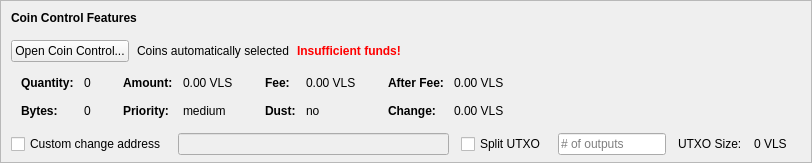
    <widget class="QFrame" name="frameCoinControl">
     <property name="sizePolicy">
      <sizepolicy hsizetype="Expanding" vsizetype="Expanding">
       <horstretch>0</horstretch>
       <verstretch>0</verstretch>
      </sizepolicy>
     </property>
     <property name="maximumSize">
      <size>
       <width>16777215</width>
       <height>16777215</height>
      </size>
     </property>
     <property name="frameShape">
      <enum>QFrame::StyledPanel</enum>
     </property>
     <property name="frameShadow">
      <enum>QFrame::Sunken</enum>
     </property>
     <layout class="QVBoxLayout" name="verticalLayoutCoinControl2">
      <property name="spacing">
       <number>0</number>
      </property>
      <property name="leftMargin">
       <number>0</number>
      </property>
      <property name="topMargin">
       <number>0</number>
      </property>
      <property name="rightMargin">
       <number>0</number>
      </property>
      <property name="bottomMargin">
       <number>6</number>
      </property>
      <item>
       <layout class="QVBoxLayout" name="verticalLayoutCoinControl" stretch="0,0,0,0,1">
        <property name="spacing">
         <number>0</number>
        </property>
        <property name="leftMargin">
         <number>10</number>
        </property>
        <property name="topMargin">
         <number>10</number>
        </property>
        <item>
         <layout class="QHBoxLayout" name="horizontalLayoutCoinControl1">
          <property name="bottomMargin">
           <number>15</number>
          </property>
          <item>
           <widget class="QLabel" name="labelCoinControlFeatures">
            <property name="sizePolicy">
             <sizepolicy hsizetype="Preferred" vsizetype="Maximum">
              <horstretch>0</horstretch>
              <verstretch>0</verstretch>
             </sizepolicy>
            </property>
            <property name="font">
             <font>
              <weight>75</weight>
              <bold>true</bold>
             </font>
            </property>
            <property name="styleSheet">
             <string notr="true">font-weight:bold;</string>
            </property>
            <property name="text">
             <string>Coin Control Features</string>
            </property>
           </widget>
          </item>
         </layout>
        </item>
        <item>
         <layout class="QHBoxLayout" name="horizontalLayoutCoinControl2" stretch="0,0,0,0">
          <property name="spacing">
           <number>8</number>
          </property>
          <property name="bottomMargin">
           <number>10</number>
          </property>
          <item>
           <widget class="QPushButton" name="pushButtonCoinControl">
            <property name="styleSheet">
             <string notr="true"/>
            </property>
            <property name="text">
             <string>Open Coin Control...</string>
            </property>
            <property name="autoDefault">
             <bool>false</bool>
            </property>
           </widget>
          </item>
          <item>
           <widget class="QLabel" name="labelCoinControlAutomaticallySelected">
            <property name="text">
             <string>Coins automatically selected</string>
            </property>
            <property name="margin">
             <number>5</number>
            </property>
           </widget>
          </item>
          <item>
           <widget class="QLabel" name="labelCoinControlInsuffFunds">
            <property name="font">
             <font>
              <weight>75</weight>
              <bold>true</bold>
             </font>
            </property>
            <property name="styleSheet">
             <string notr="true">color:red;font-weight:bold;</string>
            </property>
            <property name="text">
             <string>Insufficient funds!</string>
            </property>
            <property name="margin">
             <number>5</number>
            </property>
           </widget>
          </item>
          <item>
           <spacer name="horizontalSpacerCoinControl">
            <property name="orientation">
             <enum>Qt::Horizontal</enum>
            </property>
            <property name="sizeHint" stdset="0">
             <size>
              <width>40</width>
              <height>1</height>
             </size>
            </property>
           </spacer>
          </item>
         </layout>
        </item>
        <item>
         <widget class="QWidget" name="widgetCoinControl" native="true">
          <property name="sizePolicy">
           <sizepolicy hsizetype="Preferred" vsizetype="Preferred">
            <horstretch>0</horstretch>
            <verstretch>0</verstretch>
           </sizepolicy>
          </property>
          <property name="minimumSize">
           <size>
            <width>0</width>
            <height>0</height>
           </size>
          </property>
          <property name="styleSheet">
           <string notr="true"/>
          </property>
          <layout class="QHBoxLayout" name="horizontalLayoutCoinControl5">
           <property name="leftMargin">
            <number>0</number>
           </property>
           <property name="topMargin">
            <number>0</number>
           </property>
           <property name="rightMargin">
            <number>0</number>
           </property>
           <property name="bottomMargin">
            <number>0</number>
           </property>
           <item>
            <layout class="QHBoxLayout" name="horizontalLayoutCoinControl3" stretch="0,0,0,1">
             <property name="spacing">
              <number>20</number>
             </property>
             <property name="topMargin">
              <number>0</number>
             </property>
             <property name="bottomMargin">
              <number>10</number>
             </property>
             <item>
              <layout class="QFormLayout" name="formLayoutCoinControl1">
               <property name="horizontalSpacing">
                <number>10</number>
               </property>
               <property name="verticalSpacing">
                <number>14</number>
               </property>
               <property name="leftMargin">
                <number>10</number>
               </property>
               <property name="topMargin">
                <number>4</number>
               </property>
               <property name="rightMargin">
                <number>6</number>
               </property>
               <item row="0" column="0">
                <widget class="QLabel" name="labelCoinControlQuantityText">
                 <property name="font">
                  <font>
                   <weight>75</weight>
                   <bold>true</bold>
                  </font>
                 </property>
                 <property name="text">
                  <string>Quantity:</string>
                 </property>
                 <property name="margin">
                  <number>0</number>
                 </property>
                </widget>
               </item>
               <item row="0" column="1">
                <widget class="QLabel" name="labelCoinControlQuantity">
                 <property name="cursor">
                  <cursorShape>IBeamCursor</cursorShape>
                 </property>
                 <property name="contextMenuPolicy">
                  <enum>Qt::ActionsContextMenu</enum>
                 </property>
                 <property name="text">
                  <string notr="true">0</string>
                 </property>
                 <property name="margin">
                  <number>0</number>
                 </property>
                 <property name="textInteractionFlags">
                  <set>Qt::LinksAccessibleByMouse|Qt::TextSelectableByKeyboard|Qt::TextSelectableByMouse</set>
                 </property>
                </widget>
               </item>
               <item row="1" column="0">
                <widget class="QLabel" name="labelCoinControlBytesText">
                 <property name="font">
                  <font>
                   <weight>75</weight>
                   <bold>true</bold>
                  </font>
                 </property>
                 <property name="text">
                  <string>Bytes:</string>
                 </property>
                </widget>
               </item>
               <item row="1" column="1">
                <widget class="QLabel" name="labelCoinControlBytes">
                 <property name="cursor">
                  <cursorShape>IBeamCursor</cursorShape>
                 </property>
                 <property name="contextMenuPolicy">
                  <enum>Qt::ActionsContextMenu</enum>
                 </property>
                 <property name="text">
                  <string notr="true">0</string>
                 </property>
                 <property name="textInteractionFlags">
                  <set>Qt::LinksAccessibleByMouse|Qt::TextSelectableByKeyboard|Qt::TextSelectableByMouse</set>
                 </property>
                </widget>
               </item>
              </layout>
             </item>
             <item>
              <layout class="QFormLayout" name="formLayoutCoinControl2">
               <property name="horizontalSpacing">
                <number>10</number>
               </property>
               <property name="verticalSpacing">
                <number>14</number>
               </property>
               <property name="leftMargin">
                <number>6</number>
               </property>
               <property name="topMargin">
                <number>4</number>
               </property>
               <property name="rightMargin">
                <number>6</number>
               </property>
               <item row="0" column="0">
                <widget class="QLabel" name="labelCoinControlAmountText">
                 <property name="font">
                  <font>
                   <weight>75</weight>
                   <bold>true</bold>
                  </font>
                 </property>
                 <property name="text">
                  <string>Amount:</string>
                 </property>
                 <property name="margin">
                  <number>0</number>
                 </property>
                </widget>
               </item>
               <item row="0" column="1">
                <widget class="QLabel" name="labelCoinControlAmount">
                 <property name="cursor">
                  <cursorShape>IBeamCursor</cursorShape>
                 </property>
                 <property name="contextMenuPolicy">
                  <enum>Qt::ActionsContextMenu</enum>
                 </property>
                 <property name="text">
                  <string notr="true">0.00 VLS</string>
                 </property>
                 <property name="textInteractionFlags">
                  <set>Qt::LinksAccessibleByMouse|Qt::TextSelectableByKeyboard|Qt::TextSelectableByMouse</set>
                 </property>
                </widget>
               </item>
               <item row="1" column="0">
                <widget class="QLabel" name="labelCoinControlPriorityText">
                 <property name="font">
                  <font>
                   <weight>75</weight>
                   <bold>true</bold>
                  </font>
                 </property>
                 <property name="text">
                  <string>Priority:</string>
                 </property>
                </widget>
               </item>
               <item row="1" column="1">
                <widget class="QLabel" name="labelCoinControlPriority">
                 <property name="cursor">
                  <cursorShape>IBeamCursor</cursorShape>
                 </property>
                 <property name="contextMenuPolicy">
                  <enum>Qt::ActionsContextMenu</enum>
                 </property>
                 <property name="text">
                  <string>medium</string>
                 </property>
                 <property name="textInteractionFlags">
                  <set>Qt::LinksAccessibleByMouse|Qt::TextSelectableByKeyboard|Qt::TextSelectableByMouse</set>
                 </property>
                </widget>
               </item>
              </layout>
             </item>
             <item>
              <layout class="QFormLayout" name="formLayoutCoinControl3">
               <property name="horizontalSpacing">
                <number>10</number>
               </property>
               <property name="verticalSpacing">
                <number>14</number>
               </property>
               <property name="leftMargin">
                <number>6</number>
               </property>
               <property name="topMargin">
                <number>4</number>
               </property>
               <property name="rightMargin">
                <number>6</number>
               </property>
               <item row="0" column="0">
                <widget class="QLabel" name="labelCoinControlFeeText">
                 <property name="font">
                  <font>
                   <weight>75</weight>
                   <bold>true</bold>
                  </font>
                 </property>
                 <property name="text">
                  <string>Fee:</string>
                 </property>
                 <property name="margin">
                  <number>0</number>
                 </property>
                </widget>
               </item>
               <item row="0" column="1">
                <widget class="QLabel" name="labelCoinControlFee">
                 <property name="cursor">
                  <cursorShape>IBeamCursor</cursorShape>
                 </property>
                 <property name="contextMenuPolicy">
                  <enum>Qt::ActionsContextMenu</enum>
                 </property>
                 <property name="text">
                  <string notr="true">0.00 VLS</string>
                 </property>
                 <property name="textInteractionFlags">
                  <set>Qt::LinksAccessibleByMouse|Qt::TextSelectableByKeyboard|Qt::TextSelectableByMouse</set>
                 </property>
                </widget>
               </item>
               <item row="1" column="0">
                <widget class="QLabel" name="labelCoinControlLowOutputText">
                 <property name="font">
                  <font>
                   <weight>75</weight>
                   <bold>true</bold>
                  </font>
                 </property>
                 <property name="text">
                  <string>Dust:</string>
                 </property>
                </widget>
               </item>
               <item row="1" column="1">
                <widget class="QLabel" name="labelCoinControlLowOutput">
                 <property name="cursor">
                  <cursorShape>IBeamCursor</cursorShape>
                 </property>
                 <property name="contextMenuPolicy">
                  <enum>Qt::ActionsContextMenu</enum>
                 </property>
                 <property name="text">
                  <string>no</string>
                 </property>
                 <property name="textInteractionFlags">
                  <set>Qt::LinksAccessibleByMouse|Qt::TextSelectableByKeyboard|Qt::TextSelectableByMouse</set>
                 </property>
                </widget>
               </item>
              </layout>
             </item>
             <item>
              <layout class="QFormLayout" name="formLayoutCoinControl4">
               <property name="horizontalSpacing">
                <number>10</number>
               </property>
               <property name="verticalSpacing">
                <number>14</number>
               </property>
               <property name="leftMargin">
                <number>6</number>
               </property>
               <property name="topMargin">
                <number>4</number>
               </property>
               <property name="rightMargin">
                <number>6</number>
               </property>
               <item row="0" column="0">
                <widget class="QLabel" name="labelCoinControlAfterFeeText">
                 <property name="font">
                  <font>
                   <weight>75</weight>
                   <bold>true</bold>
                  </font>
                 </property>
                 <property name="text">
                  <string>After Fee:</string>
                 </property>
                 <property name="margin">
                  <number>0</number>
                 </property>
                </widget>
               </item>
               <item row="0" column="1">
                <widget class="QLabel" name="labelCoinControlAfterFee">
                 <property name="cursor">
                  <cursorShape>IBeamCursor</cursorShape>
                 </property>
                 <property name="contextMenuPolicy">
                  <enum>Qt::ActionsContextMenu</enum>
                 </property>
                 <property name="text">
                  <string notr="true">0.00 VLS</string>
                 </property>
                 <property name="textInteractionFlags">
                  <set>Qt::LinksAccessibleByMouse|Qt::TextSelectableByKeyboard|Qt::TextSelectableByMouse</set>
                 </property>
                </widget>
               </item>
               <item row="1" column="0">
                <widget class="QLabel" name="labelCoinControlChangeText">
                 <property name="font">
                  <font>
                   <weight>75</weight>
                   <bold>true</bold>
                  </font>
                 </property>
                 <property name="text">
                  <string>Change:</string>
                 </property>
                </widget>
               </item>
               <item row="1" column="1">
                <widget class="QLabel" name="labelCoinControlChange">
                 <property name="cursor">
                  <cursorShape>IBeamCursor</cursorShape>
                 </property>
                 <property name="contextMenuPolicy">
                  <enum>Qt::ActionsContextMenu</enum>
                 </property>
                 <property name="text">
                  <string notr="true">0.00 VLS</string>
                 </property>
                 <property name="textInteractionFlags">
                  <set>Qt::LinksAccessibleByMouse|Qt::TextSelectableByKeyboard|Qt::TextSelectableByMouse</set>
                 </property>
                </widget>
               </item>
              </layout>
             </item>
            </layout>
           </item>
          </layout>
         </widget>
        </item>
        <item>
         <layout class="QHBoxLayout" name="horizontalLayoutCoinControl4" stretch="0,0,0,0,0,0,0">
          <property name="spacing">
           <number>12</number>
          </property>
          <property name="sizeConstraint">
           <enum>QLayout::SetDefaultConstraint</enum>
          </property>
          <property name="topMargin">
           <number>5</number>
          </property>
          <property name="rightMargin">
           <number>5</number>
          </property>
          <item>
           <widget class="QCheckBox" name="checkBoxCoinControlChange">
            <property name="toolTip">
             <string>If this is activated, but the change address is empty or invalid, change will be sent to a newly generated address.</string>
            </property>
            <property name="text">
             <string>Custom change address</string>
            </property>
           </widget>
          </item>
          <item>
           <widget class="QValidatedLineEdit" name="lineEditCoinControlChange">
            <property name="enabled">
             <bool>false</bool>
            </property>
            <property name="sizePolicy">
             <sizepolicy hsizetype="Expanding" vsizetype="Fixed">
              <horstretch>0</horstretch>
              <verstretch>0</verstretch>
             </sizepolicy>
            </property>
           </widget>
          </item>
          <item>
           <widget class="QCheckBox" name="splitBlockCheckBox">
            <property name="text">
             <string>Split UTXO</string>
            </property>
           </widget>
          </item>
          <item>
           <widget class="QLineEdit" name="splitBlockLineEdit">
            <property name="sizePolicy">
             <sizepolicy hsizetype="Fixed" vsizetype="Fixed">
              <horstretch>50</horstretch>
              <verstretch>0</verstretch>
             </sizepolicy>
            </property>
            <property name="placeholderText">
             <string># of outputs</string>
            </property>
           </widget>
          </item>
          <item>
           <widget class="QLabel" name="labelBlockSizeText">
            <property name="text">
             <string>UTXO Size:</string>
            </property>
           </widget>
          </item>
          <item>
           <widget class="QLabel" name="labelBlockSize">
            <property name="text">
             <string>0 VLS</string>
            </property>
           </widget>
          </item>
          <item>
           <widget class="QLabel" name="labelCoinControlChangeLabel">
            <property name="sizePolicy">
             <sizepolicy hsizetype="Preferred" vsizetype="Expanding">
              <horstretch>0</horstretch>
              <verstretch>0</verstretch>
             </sizepolicy>
            </property>
            <property name="minimumSize">
             <size>
              <width>0</width>
              <height>0</height>
             </size>
            </property>
            <property name="text">
             <string/>
            </property>
            <property name="margin">
             <number>3</number>
            </property>
           </widget>
          </item>
         </layout>
        </item>
        <item>
         <spacer name="verticalSpacerCoinControl">
          <property name="orientation">
           <enum>Qt::Vertical</enum>
          </property>
          <property name="sizeHint" stdset="0">
           <size>
            <width>800</width>
            <height>1</height>
           </size>
          </property>
         </spacer>
        </item>
       </layout>
      </item>
     </layout>
    </widget>
